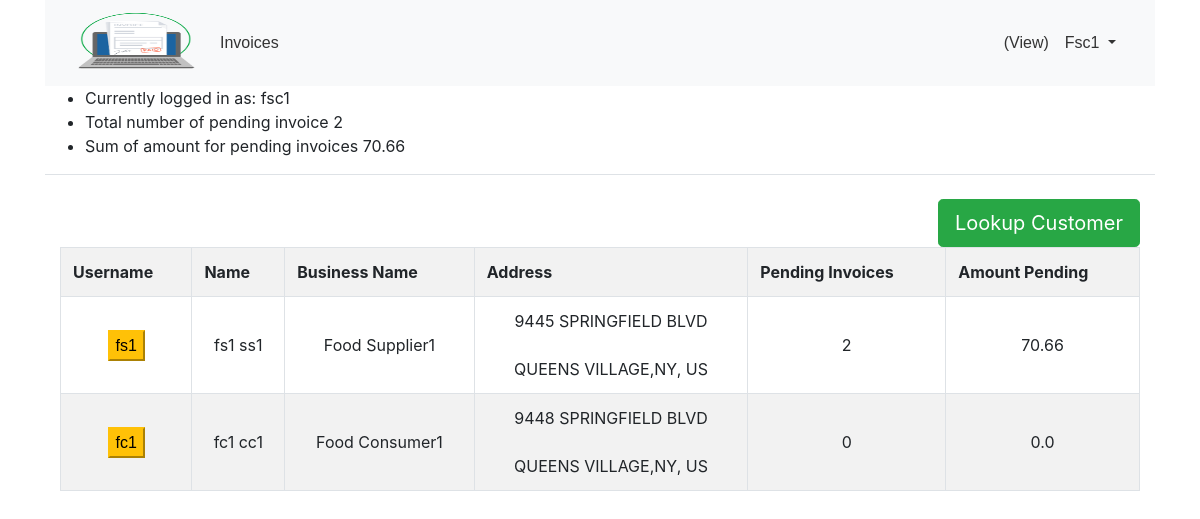
/linked_users (signed in), run on the app's committed database.
### cims/models.py (models this page shows, shortened)
class ExtendedUser(models.Model):
    user = models.OneToOneField(User, on_delete=models.CASCADE)
    supplier = models.BooleanField(default=False)
    customer = models.BooleanField(default=False)
    businessName = models.CharField(max_length=200)
    lastLoginTime = models.DateTimeField(default=None, blank=True, null=True)

class Address(models.Model):
    address1 = models.CharField(max_length=200)
    address2 = models.CharField(max_length=200)
    city = models.CharField(max_length=200)
    zipcode = models.CharField(max_length=5)
    state = models.CharField(max_length=20)
    country = models.CharField(max_length=50)
    user = models.OneToOneField(User, on_delete=models.CASCADE)

### cims/views.py (the view)
# urls.py: path("linked_users", views.linked_users, name="linked_users"),
def linked_users(request):
    returnlist = []
    total_pending_invoices = 0
    total_pending_invoice_amount = 0
    settled_invoice_state = InvoiceState.objects.get(name='Settled')
    total_pending_invoice_amount, total_pending_invoices = get_linked_cusotomers(request, returnlist,
                                                                                 settled_invoice_state,
                                                                                 total_pending_invoice_amount,
                                                                                 total_pending_invoices)
    return render(request, "cims/users.html",
                  {"message": None, "linked_users": returnlist, 'pending_invoice_count': total_pending_invoices,
                   'pending_invoice_amount': total_pending_invoice_amount})

### cims/templates/cims/users.html (shortened to what this page needs)
{% extends "cims/base.html" %}
{% block body %}
    {% load static %}
    <ul>
        <li>Currently logged in as: {{ user.username }}</li>
        {% if linked_users|length > 0 %}
            <li class="pending_invoice_count" id="pending_invoice_count" name="pending_invoice_count"> Total number of
                pending invoice {{ pending_invoice_count }}</li>
            <li class="pending_invoice_amount" id="pending_invoice_amount" name="pending_invoice_amount"> Sum of amount
                for pending invoices {{ pending_invoice_amount }}</li>
        {% else %}
            <li class="total_price_count" id="total_price_count" name="total_price_count"> No Linked Users found, lookup
                users and link them to your account.
            </li>
        {% endif %}
    </ul>
    <ul class="nav nav-tabs" id="categoryList" role="tablist">
    </ul>
    <br/>
    <div class="container">
        <div class="row">
            <div class="col-sm-9">&nbsp;</div>
            <div class="col-sm-3 text-right">
                <button class="btn btn-success btn-default btn-lg pull-right userlookup" id="userlookup"
                        name="userlookup" data-user="{{ user.username }}">Lookup Customer
                </button>
            </div>
        </div>
    </div>
    <div class="container">
        {% if linked_users|length > 0 %}
            <table class="table table-bordered table-striped" id="carttable">
                <tr>
                    <th>
                        Username
                    </th>
                    <th>
                        Name
                    </th>
                    <th>
                        Business Name
                    </th>
                    <th>
                        Address
                    </th>
                    <th>
                        Pending Invoices
                    </th>
                    <th>
                        Amount Pending
                    </th>
                </tr>
                {% for user in linked_users %}
                    <tr id="row{{ user.username }}">
                        <td scope="row" align="center" class="align-middle">
                            <button id="view{{ order.order_id }}" class="removefromcart btn-warning">
                                <a href="{% url 'customer_linked_invoices' cust_id=user.user_id %}">
                                    {{ user.username }}</a>
                            </button>
                        </td>
                        <td align="center" class="align-middle">
                            {{ user.first_name }} {{ user.last_name }}
                        </td>
                        <td align="center" class="align-middle">
                            {{ user.bussiness_name }}
                        </td>
                        <td align="center" class="align-middle">
                            {{ user.address1 }}<br/>
                            {{ user.address2 }}<br/>
                            {{ user.city }},{{ user.state }}, {{ user.country }}
                        </td>
                        <td align="center" class="align-middle">
                            {{ user.pending_invoices }}
                        </td>
                        <td align="center" class="align-middle">
                            {{ user.amount_due }}
                        </td>
                    </tr>
                {% endfor %}
            </table>
        {% endif %}
    </div>
{% endblock %}

### cims/templates/cims/base.html (shortened to what this page needs)
{% load static %}
<!DOCTYPE html>
<html>
<head>
    <link rel="stylesheet" href="{% static 'cims/styles.css' %}"/>
    <link rel="stylesheet" href="https://maxcdn.bootstrapcdn.com/bootstrap/4.3.1/css/bootstrap.min.css">
    <link href="https://maxcdn.bootstrapcdn.com/font-awesome/4.7.0/css/font-awesome.min.css" rel="stylesheet">
    <link href="//netdna.bootstrapcdn.com/bootstrap/3.0.0/css/bootstrap-glyphicons.css" rel="stylesheet">
    <link rel="stylesheet"
          href="https://cdnjs.cloudflare.com/ajax/libs/bootstrap-datepicker/1.4.1/css/bootstrap-datepicker3.css"/>
</head>
<body>
<div class="container" id="topheader">
    <nav class="navbar navbar-expand-lg navbar-light bg-light">
        <div class="container-fluid d-print-none">
            <div class="navbar-header">
                <a class="navbar-brand" href="#"><img src="{% static "cims/logo.png" %}" alt="cims.com"
                                                      width="120"
                                                      height="60" class="d-inline-block align-top"></a>
            </div>
            {% if user.username %}
                <ul class="navbar-nav mr-auto ">
                    <li class="nav-item ">
                        <a class="nav-link" href="{% url 'index' %}">Invoices </a>
                    </li>
                </ul>
                <ul class="nav navbar-nav navbar-right">
                    <li class="nav-item ">
                        <a class="nav-link" href="#">{{ request.session.accounttype }} (View) </a>
                    </li>
                    <li class="nav-item dropdown">
                        <a class="nav-link dropdown-toggle" href="#" id="navbarLogoutLink" data-toggle="dropdown"
                           aria-haspopup="true" aria-expanded="false">
                            {{ user.username }}
                        </a>
                    </li>
                </ul>
            {% endif %}
        </div>
    </nav>
</div>
<div class="container">
    {% block body %}
    {% endblock %}
</div>
</body>
</html>

### cims/static/cims/styles.css (style rules this page uses)
a { color: #050000; font-family: sans-serif; }
a:link { color: #020000; }
body { font-family: sans-serif; }
#topheader .navbar-nav li > a { text-transform: capitalize; color: #333; transition: background-color .2s, color .2s; }

### data on the page
ExtendedUser: bussiness_name "Food Supplier1"
Address: address1 "9445 SPRINGFIELD BLVD", city "QUEENS VILLAGE", state "NY", country "US"
ExtendedUser: bussiness_name "Food Consumer1"
Address: address1 "9448 SPRINGFIELD BLVD", city "QUEENS VILLAGE", state "NY", country "US"

### other printed values
{{ user.username }} "Fsc1"
{{ user.username }} "fsc1"
{{ pending_invoice_count }} "2"
{{ pending_invoice_amount }} "70.66"
{{ user.username }} "fs1" "fc1"
{{ user.first_name }} "fs1" "fc1"
{{ user.last_name }} "ss1" "cc1"
{{ user.pending_invoices }} "2" "0"
{{ user.amount_due }} "70.66" "0.0"
